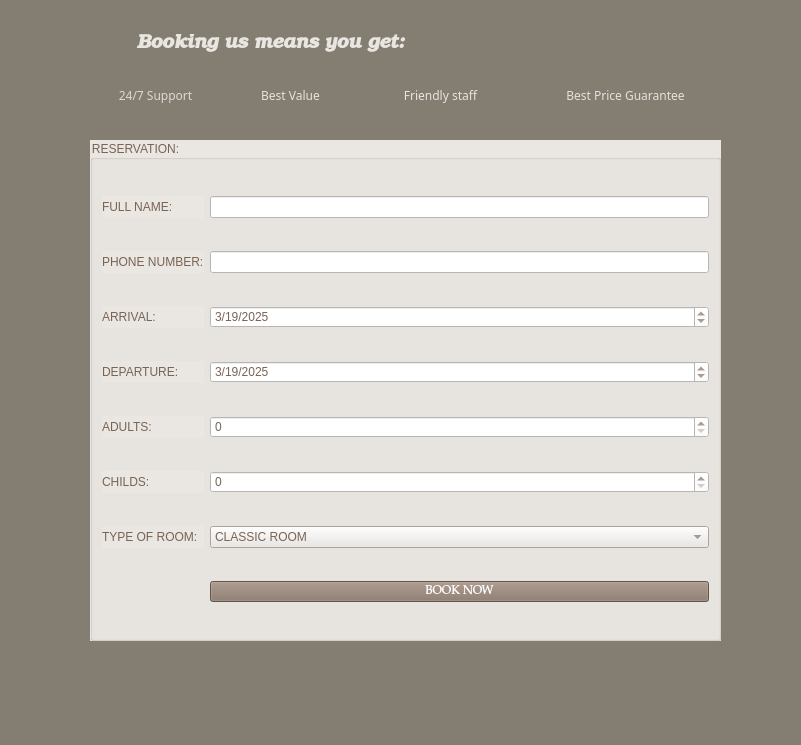
<?xml version="1.0" encoding="UTF-8"?>
<ui version="4.0">
 <class>MainWindow</class>
 <widget class="QMainWindow" name="MainWindow">
  <property name="geometry">
   <rect>
    <x>0</x>
    <y>0</y>
    <width>801</width>
    <height>745</height>
   </rect>
  </property>
  <property name="windowTitle">
   <string>Booking screen</string>
  </property>
  <property name="styleSheet">
   <string notr="true">background-color: rgb(131, 125, 114);</string>
  </property>
  <widget class="QWidget" name="centralwidget">
   <widget class="QLabel" name="label_2">
    <property name="geometry">
     <rect>
      <x>90</x>
      <y>20</y>
      <width>361</width>
      <height>51</height>
     </rect>
    </property>
    <property name="font">
     <font>
      <family>Bookman Old Style</family>
      <pointsize>12</pointsize>
     </font>
    </property>
    <property name="styleSheet">
     <string notr="true">QLabel {
    background: transparent;
}
</string>
    </property>
    <property name="text">
     <string>&lt;html&gt;&lt;head/&gt;&lt;body&gt;&lt;p&gt;&lt;span style=&quot; font-size:14pt; font-weight:600; font-style:italic; color:#e9e6e1;&quot;&gt;Booking us means you get:&lt;/span&gt;&lt;/p&gt;&lt;/body&gt;&lt;/html&gt;</string>
    </property>
    <property name="alignment">
     <set>Qt::AlignCenter</set>
    </property>
   </widget>
   <widget class="QGroupBox" name="groupBox">
    <property name="geometry">
     <rect>
      <x>90</x>
      <y>140</y>
      <width>631</width>
      <height>501</height>
     </rect>
    </property>
    <property name="styleSheet">
     <string notr="true">background-color: rgb(234, 231, 226);
color: rgb(120, 99, 84);</string>
    </property>
    <property name="title">
     <string>RESERVATION:</string>
    </property>
    <layout class="QGridLayout" name="gridLayout">
     <item row="4" column="0">
      <widget class="QLabel" name="label_12">
       <property name="text">
        <string>ADULTS:</string>
       </property>
      </widget>
     </item>
     <item row="4" column="1">
      <widget class="QSpinBox" name="spinBoxAdults">
       <property name="styleSheet">
        <string notr="true">background-color: rgb(255, 255, 255);</string>
       </property>
      </widget>
     </item>
     <item row="6" column="1">
      <widget class="QComboBox" name="comboBoxRoom">
       <item>
        <property name="text">
         <string>CLASSIC ROOM</string>
        </property>
       </item>
       <item>
        <property name="text">
         <string>DELUXE ROOM</string>
        </property>
       </item>
       <item>
        <property name="text">
         <string>FAMILY ROOM</string>
        </property>
       </item>
       <item>
        <property name="text">
         <string>MASTER SUITE</string>
        </property>
       </item>
      </widget>
     </item>
     <item row="7" column="1">
      <widget class="QPushButton" name="pushButtonBookNow">
       <property name="font">
        <font>
         <family>Palatino Linotype</family>
        </font>
       </property>
       <property name="styleSheet">
        <string notr="true">background-color: rgb(136, 117, 104);
color: rgb(255, 255, 255);</string>
       </property>
       <property name="text">
        <string>BOOK NOW</string>
       </property>
      </widget>
     </item>
     <item row="5" column="1">
      <widget class="QSpinBox" name="spinBoxChildren">
       <property name="styleSheet">
        <string notr="true">background-color: rgb(255, 255, 255);</string>
       </property>
      </widget>
     </item>
     <item row="5" column="0">
      <widget class="QLabel" name="label_13">
       <property name="text">
        <string>CHILDS:</string>
       </property>
      </widget>
     </item>
     <item row="6" column="0">
      <widget class="QLabel" name="label_14">
       <property name="text">
        <string>TYPE OF ROOM:</string>
       </property>
      </widget>
     </item>
     <item row="3" column="1">
      <widget class="QDateEdit" name="dateEditDeparture">
       <property name="styleSheet">
        <string notr="true">background-color: rgb(255, 255, 255);</string>
       </property>
       <property name="dateTime">
        <datetime>
         <hour>0</hour>
         <minute>0</minute>
         <second>0</second>
         <year>2025</year>
         <month>3</month>
         <day>19</day>
        </datetime>
       </property>
       <property name="displayFormat">
        <string>M/d/yyyy</string>
       </property>
      </widget>
     </item>
     <item row="0" column="0">
      <widget class="QLabel" name="label_8">
       <property name="text">
        <string>FULL NAME:</string>
       </property>
      </widget>
     </item>
     <item row="0" column="1">
      <widget class="QLineEdit" name="lineEditFullName">
       <property name="styleSheet">
        <string notr="true">background-color: rgb(255, 255, 255);</string>
       </property>
      </widget>
     </item>
     <item row="1" column="0">
      <widget class="QLabel" name="label_9">
       <property name="text">
        <string>PHONE NUMBER:</string>
       </property>
      </widget>
     </item>
     <item row="1" column="1">
      <widget class="QLineEdit" name="lineEditPhone">
       <property name="styleSheet">
        <string notr="true">background-color: rgb(255, 255, 255);</string>
       </property>
      </widget>
     </item>
     <item row="2" column="0">
      <widget class="QLabel" name="label_10">
       <property name="text">
        <string>ARRIVAL:</string>
       </property>
      </widget>
     </item>
     <item row="2" column="1">
      <widget class="QDateEdit" name="dateEditArrival">
       <property name="styleSheet">
        <string notr="true">background-color: rgb(255, 255, 255);</string>
       </property>
       <property name="dateTime">
        <datetime>
         <hour>0</hour>
         <minute>0</minute>
         <second>0</second>
         <year>2025</year>
         <month>3</month>
         <day>19</day>
        </datetime>
       </property>
       <property name="displayFormat">
        <string>M/d/yyyy</string>
       </property>
      </widget>
     </item>
     <item row="3" column="0">
      <widget class="QLabel" name="label_11">
       <property name="text">
        <string>DEPARTURE:</string>
       </property>
      </widget>
     </item>
    </layout>
   </widget>
   <widget class="QLabel" name="label_5">
    <property name="geometry">
     <rect>
      <x>90</x>
      <y>80</y>
      <width>131</width>
      <height>31</height>
     </rect>
    </property>
    <property name="font">
     <font>
      <family>Cascadia Mono SemiBold</family>
      <pointsize>10</pointsize>
     </font>
    </property>
    <property name="styleSheet">
     <string notr="true">QLabel {
    background: transparent;
}</string>
    </property>
    <property name="text">
     <string>&lt;html&gt;&lt;head/&gt;&lt;body&gt;&lt;p align=&quot;center&quot;&gt;&lt;span style=&quot; font-size:9pt; color:#dcd9d5;&quot;&gt;24/7 Support&lt;/span&gt;&lt;/p&gt;&lt;/body&gt;&lt;/html&gt;</string>
    </property>
   </widget>
   <widget class="QLabel" name="label_6">
    <property name="geometry">
     <rect>
      <x>370</x>
      <y>80</y>
      <width>141</width>
      <height>31</height>
     </rect>
    </property>
    <property name="font">
     <font>
      <family>Cascadia Mono SemiBold</family>
      <pointsize>10</pointsize>
     </font>
    </property>
    <property name="styleSheet">
     <string notr="true">QLabel {
    background: transparent;
}</string>
    </property>
    <property name="text">
     <string>&lt;html&gt;&lt;head/&gt;&lt;body&gt;&lt;p align=&quot;center&quot;&gt;&lt;span style=&quot; font-size:9pt; color:#e8e5e0;&quot;&gt;Friendly staff&lt;/span&gt;&lt;/p&gt;&lt;/body&gt;&lt;/html&gt;</string>
    </property>
   </widget>
   <widget class="QLabel" name="label_4">
    <property name="geometry">
     <rect>
      <x>240</x>
      <y>80</y>
      <width>101</width>
      <height>31</height>
     </rect>
    </property>
    <property name="font">
     <font>
      <family>Cascadia Mono SemiBold</family>
      <pointsize>10</pointsize>
     </font>
    </property>
    <property name="styleSheet">
     <string notr="true">QLabel {
    background: transparent;
}</string>
    </property>
    <property name="text">
     <string>&lt;html&gt;&lt;head/&gt;&lt;body&gt;&lt;p align=&quot;center&quot;&gt;&lt;span style=&quot; font-size:9pt; color:#e6e3de;&quot;&gt;Best Value&lt;/span&gt;&lt;/p&gt;&lt;/body&gt;&lt;/html&gt;</string>
    </property>
   </widget>
   <widget class="QLabel" name="label_3">
    <property name="geometry">
     <rect>
      <x>530</x>
      <y>80</y>
      <width>191</width>
      <height>31</height>
     </rect>
    </property>
    <property name="font">
     <font>
      <family>Cascadia Mono SemiBold</family>
      <pointsize>10</pointsize>
     </font>
    </property>
    <property name="styleSheet">
     <string notr="true">QLabel {
    background: transparent;
}</string>
    </property>
    <property name="text">
     <string>&lt;html&gt;&lt;head/&gt;&lt;body&gt;&lt;p align=&quot;center&quot;&gt;&lt;span style=&quot; font-size:9pt; color:#e4e2dd;&quot;&gt;Best Price Guarantee&lt;/span&gt;&lt;/p&gt;&lt;/body&gt;&lt;/html&gt;</string>
    </property>
   </widget>
   <widget class="QLabel" name="label_15">
    <property name="geometry">
     <rect>
      <x>220</x>
      <y>80</y>
      <width>16</width>
      <height>581</height>
     </rect>
    </property>
    <property name="text">
     <string/>
    </property>
    <property name="pixmap">
     <pixmap>../images/image(2).jpeg</pixmap>
    </property>
   </widget>
   <widget class="QLabel" name="label_16">
    <property name="geometry">
     <rect>
      <x>350</x>
      <y>80</y>
      <width>16</width>
      <height>581</height>
     </rect>
    </property>
    <property name="text">
     <string/>
    </property>
    <property name="pixmap">
     <pixmap>../images/image(2).jpeg</pixmap>
    </property>
   </widget>
   <widget class="QLabel" name="label">
    <property name="geometry">
     <rect>
      <x>60</x>
      <y>110</y>
      <width>691</width>
      <height>561</height>
     </rect>
    </property>
    <property name="text">
     <string/>
    </property>
    <property name="pixmap">
     <pixmap>../images/image(1).jpeg</pixmap>
    </property>
    <property name="scaledContents">
     <bool>true</bool>
    </property>
   </widget>
   <widget class="QLabel" name="label_17">
    <property name="geometry">
     <rect>
      <x>510</x>
      <y>80</y>
      <width>16</width>
      <height>581</height>
     </rect>
    </property>
    <property name="text">
     <string/>
    </property>
    <property name="pixmap">
     <pixmap>../images/image(2).jpeg</pixmap>
    </property>
   </widget>
   <widget class="QLabel" name="label_18">
    <property name="geometry">
     <rect>
      <x>80</x>
      <y>30</y>
      <width>16</width>
      <height>591</height>
     </rect>
    </property>
    <property name="text">
     <string/>
    </property>
    <property name="pixmap">
     <pixmap>../images/image(2).jpeg</pixmap>
    </property>
   </widget>
   <widget class="QLabel" name="label_19">
    <property name="geometry">
     <rect>
      <x>90</x>
      <y>70</y>
      <width>641</width>
      <height>16</height>
     </rect>
    </property>
    <property name="text">
     <string/>
    </property>
    <property name="pixmap">
     <pixmap>../images/image(2).jpeg</pixmap>
    </property>
   </widget>
   <widget class="QLabel" name="label_20">
    <property name="geometry">
     <rect>
      <x>720</x>
      <y>70</y>
      <width>16</width>
      <height>671</height>
     </rect>
    </property>
    <property name="text">
     <string/>
    </property>
    <property name="pixmap">
     <pixmap>../images/image(2).jpeg</pixmap>
    </property>
   </widget>
   <zorder>label_20</zorder>
   <zorder>label_19</zorder>
   <zorder>label_18</zorder>
   <zorder>label_17</zorder>
   <zorder>label_16</zorder>
   <zorder>label_15</zorder>
   <zorder>label</zorder>
   <zorder>label_2</zorder>
   <zorder>groupBox</zorder>
   <zorder>label_5</zorder>
   <zorder>label_6</zorder>
   <zorder>label_4</zorder>
   <zorder>label_3</zorder>
  </widget>
  <widget class="QMenuBar" name="menubar">
   <property name="geometry">
    <rect>
     <x>0</x>
     <y>0</y>
     <width>801</width>
     <height>26</height>
    </rect>
   </property>
  </widget>
  <widget class="QStatusBar" name="statusbar"/>
 </widget>
 <resources/>
 <connections/>
</ui>
